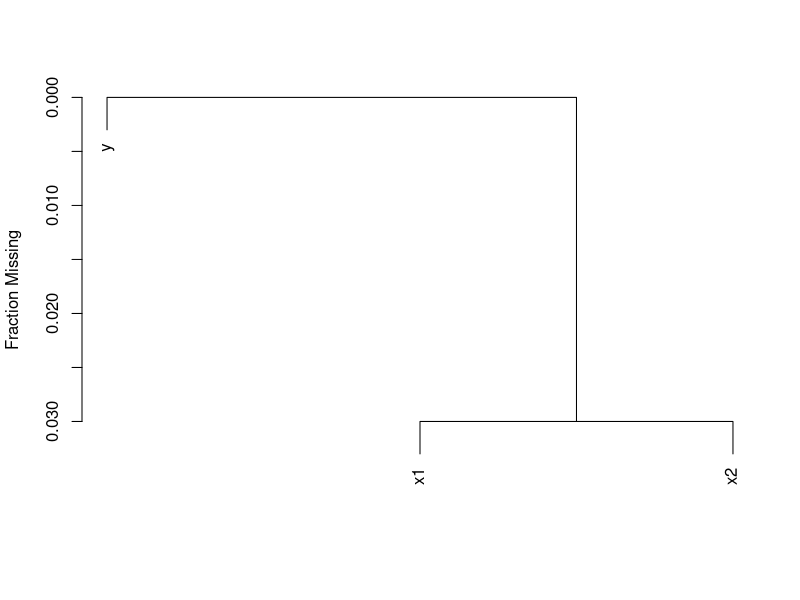
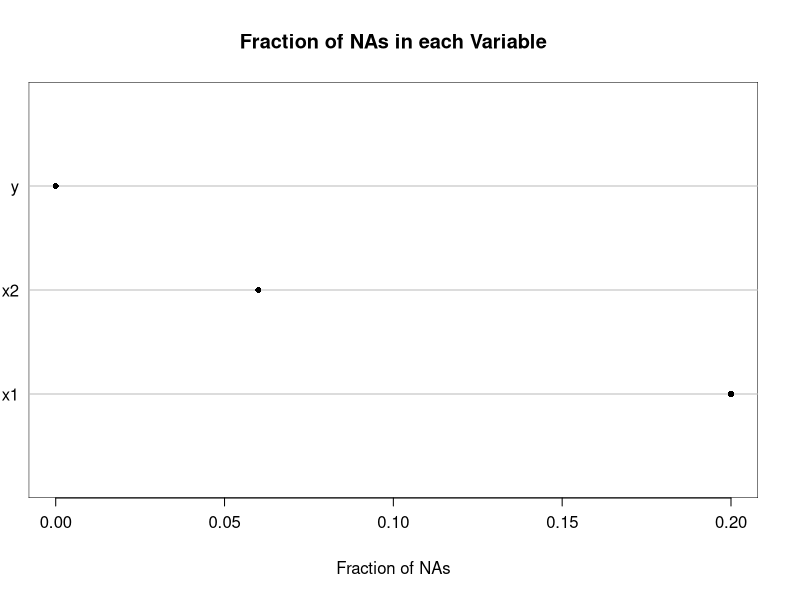
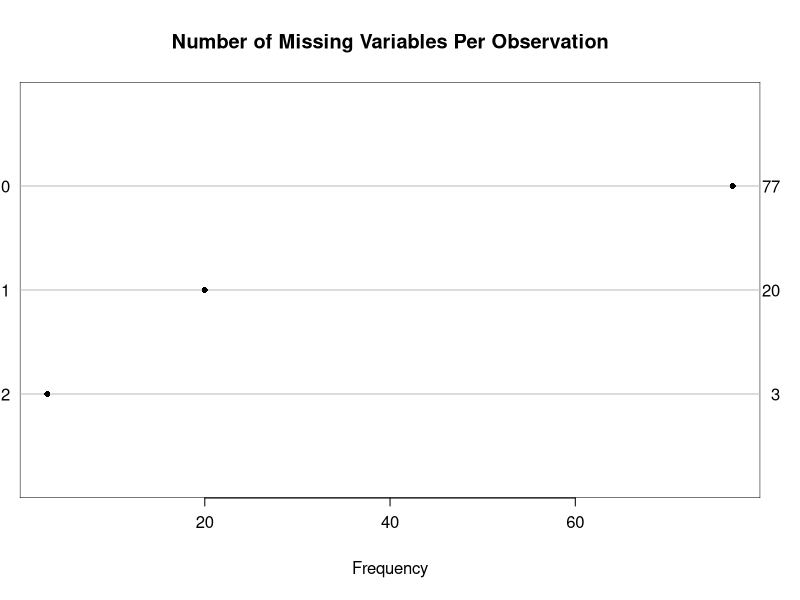
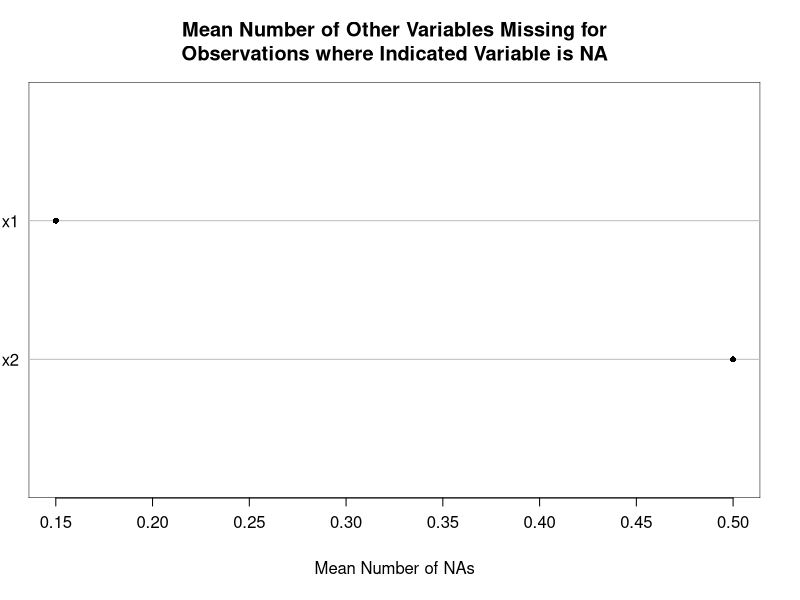
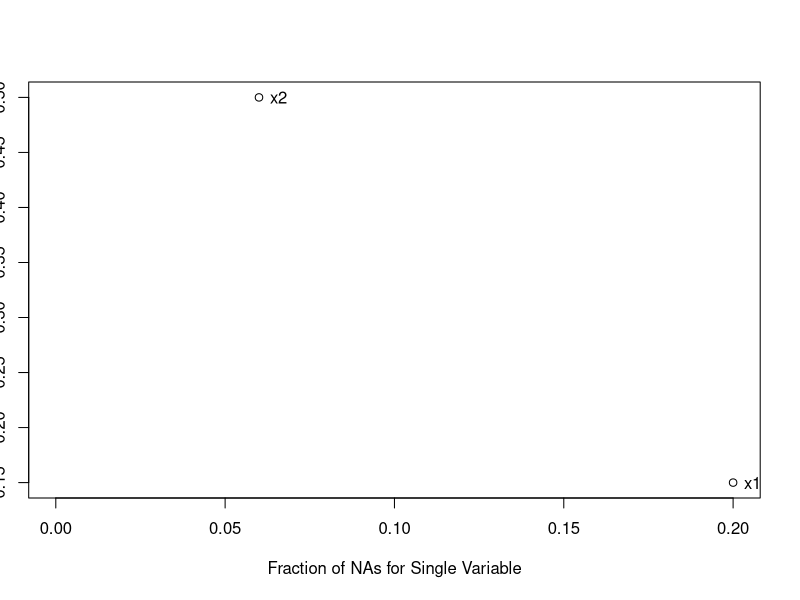
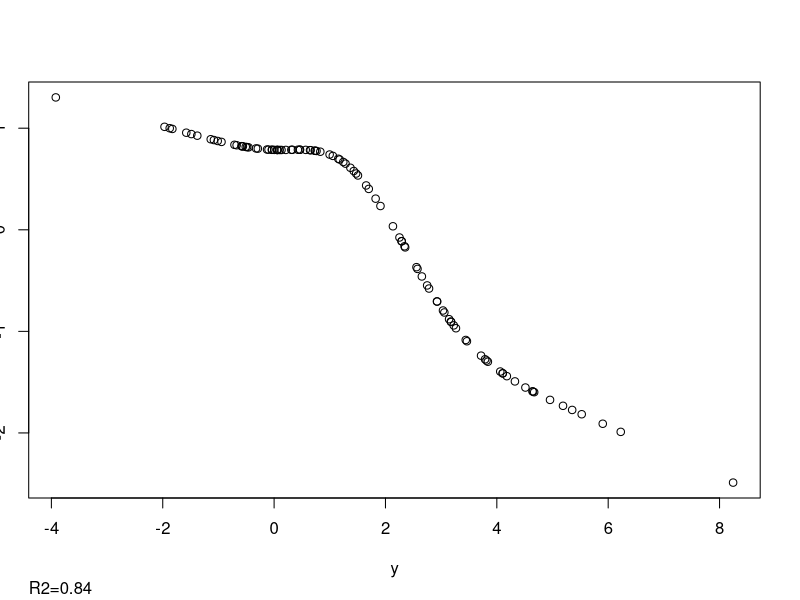
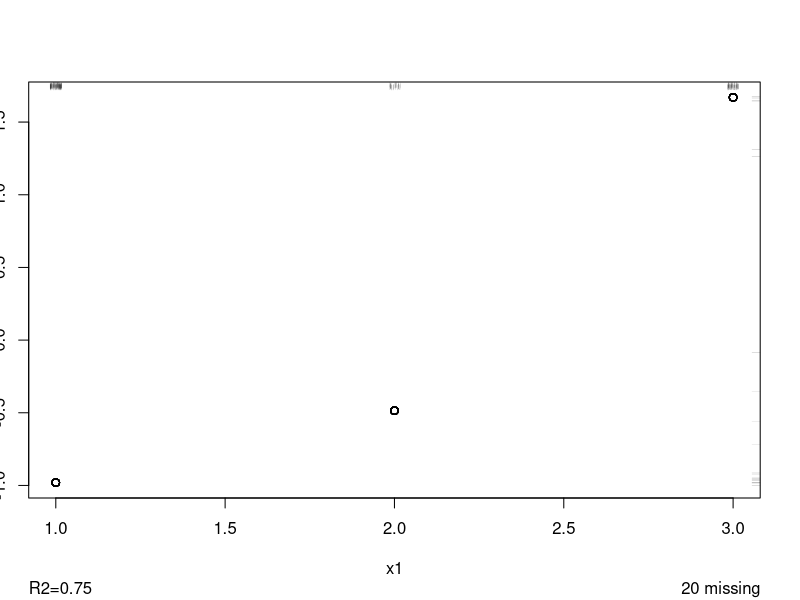
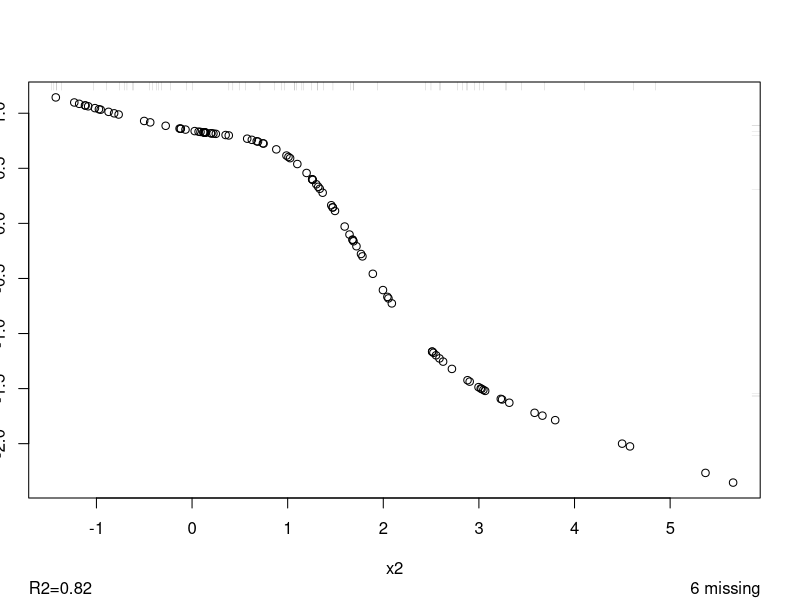

R code for these plots, in order:
library(Hmisc)


### Name: transcan
### Title: Transformations/Imputations using Canonical Variates
### Aliases: transcan summary.transcan print.transcan plot.transcan
###   ggplot.transcan impute.transcan predict.transcan Function
###   Function.transcan fit.mult.impute vcov.default vcov.fit.mult.impute
###   [.transcan invertTabulated
### Keywords: smooth regression multivariate methods models

### ** Examples

## Not run: 
##D x <- cbind(age, disease, blood.pressure, pH)  
##D #cbind will convert factor object `disease' to integer
##D par(mfrow=c(2,2))
##D x.trans <- transcan(x, categorical="disease", asis="pH",
##D                     transformed=TRUE, imputed=TRUE)
##D summary(x.trans)  #Summary distribution of imputed values, and R-squares
##D f <- lm(y ~ x.trans$transformed)   #use transformed values in a regression
##D #Now replace NAs in original variables with imputed values, if not
##D #using transformations
##D age            <- impute(x.trans, age)
##D disease        <- impute(x.trans, disease)
##D blood.pressure <- impute(x.trans, blood.pressure)
##D pH             <- impute(x.trans, pH)
##D #Do impute(x.trans) to impute all variables, storing new variables under
##D #the old names
##D summary(pH)       #uses summary.impute to tell about imputations
##D                   #and summary.default to tell about pH overall
##D # Get transformed and imputed values on some new data frame xnew
##D newx.trans     <- predict(x.trans, xnew)
##D w              <- predict(x.trans, xnew, type="original")
##D age            <- w[,"age"]            #inserts imputed values
##D blood.pressure <- w[,"blood.pressure"]
##D Function(x.trans)  #creates .age, .disease, .blood.pressure, .pH()
##D #Repeat first fit using a formula
##D x.trans <- transcan(~ age + disease + blood.pressure + I(pH), 
##D                     imputed=TRUE)
##D age <- impute(x.trans, age)
##D predict(x.trans, expand.grid(age=50, disease="pneumonia",
##D         blood.pressure=60:260, pH=7.4))
##D z <- transcan(~ age + factor(disease.code),  # disease.code categorical
##D               transformed=TRUE, trantab=TRUE, imputed=TRUE, pl=FALSE)
##D ggplot(z, scale=TRUE)
##D plot(z$transformed)
## End(Not run)


# Multiple imputation and estimation of variances and covariances of
# regression coefficient estimates accounting for imputation
set.seed(1)
x1 <- factor(sample(c('a','b','c'),100,TRUE))
x2 <- (x1=='b') + 3*(x1=='c') + rnorm(100)
y  <- x2 + 1*(x1=='c') + rnorm(100)
x1[1:20] <- NA
x2[18:23] <- NA
d <- data.frame(x1,x2,y)
n <- naclus(d)
plot(n); naplot(n)  # Show patterns of NAs
f  <- transcan(~y + x1 + x2, n.impute=10, shrink=FALSE, data=d)
options(digits=3)
summary(f)


f  <- transcan(~y + x1 + x2, n.impute=10, shrink=TRUE, data=d)
summary(f)


h <- fit.mult.impute(y ~ x1 + x2, lm, f, data=d)
# Add ,fit.reps=TRUE to save all fit objects in h, then do something like:
# for(i in 1:length(h$fits)) print(summary(h$fits[[i]]))


diag(vcov(h))


h.complete <- lm(y ~ x1 + x2, na.action=na.omit)
h.complete
diag(vcov(h.complete))


# Note: had the rms ols function been used in place of lm, any
# function run on h (anova, summary, etc.) would have automatically
# used imputation-corrected variances and covariances


# Example demonstrating how using the multinomial logistic model
# to impute a categorical variable results in a frequency
# distribution of imputed values that matches the distribution
# of non-missing values of the categorical variable


## Not run: 
##D set.seed(11)
##D x1 <- factor(sample(letters[1:4], 1000,TRUE))
##D x1[1:200] <- NA
##D table(x1)/sum(table(x1))
##D x2 <- runif(1000)
##D z  <- transcan(~ x1 + I(x2), n.impute=20, impcat='multinom')
##D table(z$imputed$x1)/sum(table(z$imputed$x1))
##D 
##D # Here is how to create a completed dataset
##D d <- data.frame(x1, x2)
##D z <- transcan(~x1 + I(x2), n.impute=5, data=d)
##D imputed <- impute(z, imputation=1, data=d,
##D                   list.out=TRUE, pr=FALSE, check=FALSE)
##D sapply(imputed, function(x)sum(is.imputed(x)))
##D sapply(imputed, function(x)sum(is.na(x)))
## End(Not run)

# Example where multiple imputations are for basic variables and
# modeling is done on variables derived from these


set.seed(137)
n <- 400
x1 <- runif(n)
x2 <- runif(n)
y  <- x1*x2 + x1/(1+x2) + rnorm(n)/3
x1[1:5] <- NA
d <- data.frame(x1,x2,y)
w <- transcan(~ x1 + x2 + y, n.impute=5, data=d)
# Add ,show.imputed.actual for graphical diagnostics
## Not run: 
##D g <- fit.mult.impute(y ~ product + ratio, ols, w,
##D                      data=data.frame(x1,x2,y),
##D                      derived=expression({
##D                        product <- x1*x2
##D                        ratio   <- x1/(1+x2)
##D                        print(cbind(x1,x2,x1*x2,product)[1:6,])}))
## End(Not run)


# Here's a method for creating a permanent data frame containing
# one set of imputed values for each variable specified to transcan
# that had at least one NA, and also containing all the variables
# in an original data frame.  The following is based on the fact
# that the default output location for impute.transcan is
# given by the global environment


## Not run: 
##D xt <- transcan(~. , data=mine,
##D                imputed=TRUE, shrink=TRUE, n.impute=10, trantab=TRUE)
##D attach(mine, use.names=FALSE)
##D impute(xt, imputation=1) # use first imputation
##D # omit imputation= if using single imputation
##D detach(1, 'mine2')
## End(Not run)


# Example of using invertTabulated outside transcan
x    <- c(1,2,3,4,5,6,7,8,9,10)
y    <- c(1,2,3,4,5,5,5,5,9,10)
freq <- c(1,1,1,1,1,2,3,4,1,1)
# x=5,6,7,8 with prob. .1 .2 .3 .4 when y=5
# Within a tolerance of .05*(10-1) all y's match exactly
# so the distance measure does not play a role
set.seed(1)      # so can reproduce
for(inverse in c('linearInterp','sample'))
 print(table(invertTabulated(x, y, freq, rep(5,1000), inverse=inverse)))


# Test inverse='sample' when the estimated transformation is
# flat on the right.  First show default imputations
set.seed(3)
x <- rnorm(1000)
y <- pmin(x, 0)
x[1:500] <- NA
for(inverse in c('linearInterp','sample')) {
par(mfrow=c(2,2))
  w <- transcan(~ x + y, imputed.actual='hist',
                inverse=inverse, curtail=FALSE,
                data=data.frame(x,y))
  if(inverse=='sample') next
# cat('Click mouse on graph to proceed\n')
# locator(1)
}
